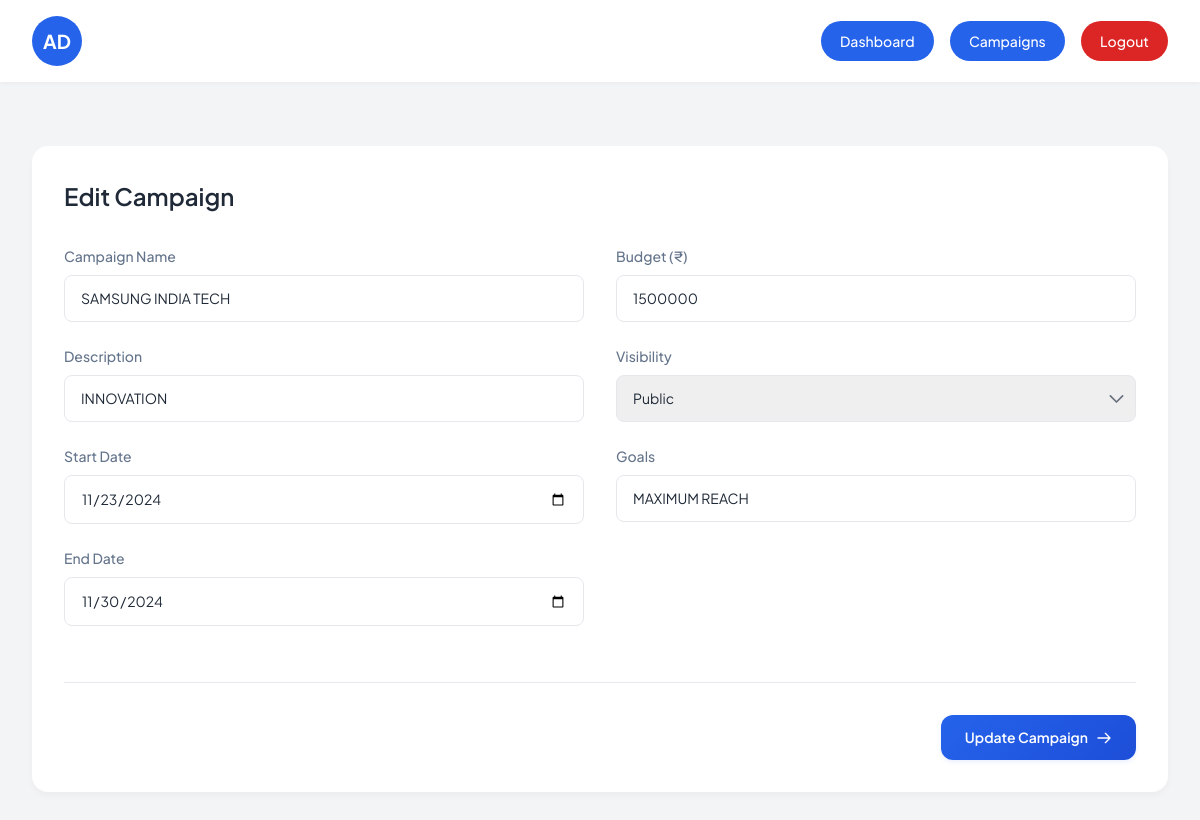
The page /sponsor/editCampaign/1 (signed in) on the database its author committed.
### Collabify/models.py (models this page shows)
class Campaign(db.Model):
    __tablename__ = "campaign"
    id = db.Column(db.Integer, primary_key=True)
    name = db.Column(db.String(40), nullable=False)
    description = db.Column(db.Text, nullable=False)
    start_date = db.Column(db.Date, nullable=False)
    end_date = db.Column(db.Date, nullable=False)
    budget = db.Column(db.Integer, nullable=False)
    visibility = db.Column(db.String(10), nullable=False)  # 'public' or 'private'
    goals = db.Column(db.Text, nullable=False)
    niche = db.Column(db.String(40), nullable=False)
    status = db.Column(db.String(20), nullable=False, default="Incomplete")
    flagged = db.Column(db.Boolean, default=False)
    user_id = db.Column(db.Integer, db.ForeignKey("user.id"), nullable=False)
    ad_requests = db.relationship(
        "AdRequest", backref="campaign", cascade="all, delete-orphan"
    )
    campaign_requests = db.relationship(
        "campaignRequest", backref="campaign", cascade="all, delete-orphan"
    )

### Collabify/sponsor.py (the view, shortened to what this page needs)
@sponsor.route("/editCampaign/<int:campaign_id>", methods=["GET", "POST"])
@role_required("Sponsor")
@login_required
def editCampaign(campaign_id):
    campaign = Campaign.query.get_or_404(campaign_id)
    if campaign.user_id != current_user.id:
        flash("You do not have permission to edit this campaign.", category="error")
        return redirect(url_for("sponsor.viewCampaigns"))
    return render_template("Sponsor/editCampaign.html", campaign=campaign)

### Collabify/views.py (called while the page is built)
def role_required(role):
    def decorator(f):
        @wraps(f)
        def decorated_function(*args, **kwargs):
            if current_user.role != role:
                abort(403)
            return f(*args, **kwargs)
        return decorated_function
    return decorator

### Collabify/templates/Sponsor/editCampaign.html (shortened to what this page needs)
{% extends "base.html" %}
{% block content %}
<nav class="top-nav">
  <div class="brand">
    <div class="brand-logo">AD</div>
  </div>
  <div class="nav-actions">
    <a href="{{ url_for('sponsor.dashboard') }}" class="nav-btn primary-btn">Dashboard</a>
    <a href="{{ url_for('sponsor.viewCampaigns') }}" class="nav-btn primary-btn">Campaigns</a>
    <a href="{{ url_for('views.logout') }}" class="nav-btn danger-btn">Logout</a>
  </div>
</nav>
<div class="container">
  <div class="form-card">
    <div class="form-header">
      <h1>Edit Campaign</h1>
    </div>
    <form method="POST">
      <div class="form-grid">
        <div class="form-column">
          <div class="form-group">
            <label class="form-label" for="name">Campaign Name</label>
            <input type="text" class="form-input" id="name" name="name" value="{{ campaign.name }}" required>
          </div>
          <div class="form-group">
            <label class="form-label" for="description">Description</label>
            <input class="form-input" id="description" name="description" value="{{ campaign.description }}" required>
          </div>
          <div class="form-group">
            <label class="form-label" for="start_date">Start Date</label>
            <input type="date" class="form-input" id="start_date" name="start_date" value="{{ campaign.start_date.strftime('%Y-%m-%d') }}" required>
          </div>
          <div class="form-group">
            <label class="form-label" for="end_date">End Date</label>
            <input type="date" class="form-input" id="end_date" name="end_date" value="{{ campaign.end_date.strftime('%Y-%m-%d') }}" required>
          </div>
        </div>
        <div class="form-column">
          <div class="form-group">
            <label class="form-label" for="budget">Budget (₹)</label>
            <input type="number" class="form-input" id="budget" name="budget" value="{{ campaign.budget }}" required step="1">
          </div>
          <div class="form-group">
            <label class="form-label" for="visibility">Visibility</label>
            <select class="form-input" id="visibility" name="visibility" required>
              <option value="public" {% if campaign.visibility == 'public' %} selected {% endif %}>Public</option>
            </select>
          </div>
          <div class="form-group">
            <label class="form-label" for="goals">Goals</label>
            <input class="form-input" id="goals" name="goals" value="{{ campaign.goals }}" required>
          </div>
        </div>
      </div>
      <div class="submit-wrapper">
        <button type="submit" class="submit-btn">
          Update Campaign
          <svg xmlns="http://www.w3.org/2000/svg" fill="none" viewBox="0 0 24 24" stroke="currentColor">
            <path stroke-linecap="round" stroke-linejoin="round" stroke-width="2" d="M14 5l7 7m0 0l-7 7m7-7H3" />
          </svg>
        </button>
      </div>
    </form>
  </div>
</div>
{% endblock %}

### Collabify/static/css/main.css (style rules this page uses)
html, :host { line-height: 1.5; -webkit-text-size-adjust: 100%; -moz-tab-size: 4; -o-tab-size: 4; tab-size: 4; font-family: ui-sans-serif, system-ui, sans-serif, "Apple Color Emoji", "Segoe UI Emoji", "Segoe UI Symbol", "Noto Color Emoji"; font-feature-settings: normal; font-variation-settings: normal; -webkit-tap-highlight-color: transparent; }
body { margin: 0; line-height: inherit; }
h1, h2, h3, h4, h5, h6 { font-size: inherit; font-weight: inherit; }
a { color: inherit; text-decoration: inherit; }
button, input, optgroup, select, textarea { font-family: inherit; font-feature-settings: inherit; font-variation-settings: inherit; font-size: 100%; font-weight: inherit; line-height: inherit; letter-spacing: inherit; color: inherit; margin: 0; padding: 0; }
button, select { text-transform: none; }
button, input:where([type='button']), input:where([type='reset']), input:where([type='submit']) { -webkit-appearance: button; background-color: transparent; background-image: none; }
blockquote, dl, dd, h1, h2, h3, h4, h5, h6, hr, figure, p, pre { margin: 0; }
input::placeholder, textarea::placeholder { opacity: 1; color: #9ca3af; }
button, [role="button"] { cursor: pointer; }
img, svg, video, canvas, audio, iframe, embed, object { display: block; vertical-align: middle; }
.container { width: 100%; }
@media (min-width: 640px) { .container { max-width: 640px; } }
@media (min-width: 768px) { .container { max-width: 768px; } }
@media (min-width: 1024px) { .container { max-width: 1024px; } }
* { margin: 0; padding: 0; }

### Collabify/static/src/input.css (style rules this page uses)
* { margin: 0; padding: 0; }

### Collabify/templates/Sponsor/editCampaign.html (style rules this page uses)
* { margin: 0; padding: 0; box-sizing: border-box; }
body { font-family: 'Plus Jakarta Sans', sans-serif; background-color: #f3f4f6; color: #1f2937; }
.top-nav { background: white; padding: 1rem 2rem; display: flex; justify-content: space-between; align-items: center; box-shadow: 0 2px 4px rgba(0,0,0,0.03); position: sticky; top: 0; z-index: 100; animation: slideDown 0.5s ease-out; }
.brand { display: flex; align-items: center; gap: 1rem; }
.brand-logo { background: #2563eb; color: white; width: 50px; height: 50px; border-radius: 50%; display: flex; align-items: center; justify-content: center; font-weight: 700; font-size: 1.2rem; }
.nav-actions { display: flex; gap: 1rem; }
.nav-btn { padding: 0.6rem 1.2rem; border-radius: 9999px; border: none; font-weight: 500; font-size: 0.875rem; cursor: pointer; transition: all 0.3s ease; text-decoration: none; }
.primary-btn { background: #2563eb; color: white; }
.danger-btn { background: #dc2626; color: white; }
.container { max-width: 1200px; margin: 0 auto; padding: 2rem; }
.form-card { background: white; border-radius: 1rem; padding: 2rem; box-shadow: 0 4px 6px rgba(0,0,0,0.03); margin-top: 2rem; animation: fadeIn 0.5s ease-out; }
.form-header { margin-bottom: 2rem; display: flex; justify-content: space-between; align-items: center; }
.form-header h1 { font-size: 1.5rem; font-weight: 600; color: #1f2937; }
.form-grid { display: grid; grid-template-columns: repeat(2, 1fr); gap: 2rem; }
.form-group { margin-bottom: 1.5rem; }
.form-label { display: block; font-size: 0.875rem; font-weight: 500; color: #64748b; margin-bottom: 0.5rem; }
.form-input { width: 100%; padding: 0.75rem 1rem; border: 1px solid #e5e7eb; border-radius: 0.5rem; font-size: 0.875rem; transition: all 0.3s ease; font-family: 'Plus Jakarta Sans', sans-serif; }
select.form-input { background-position: right 0.5rem center; background-repeat: no-repeat; background-size: 1.5em 1.5em; padding-right: 2.5rem; -webkit-appearance: none; -moz-appearance: none; appearance: none; }
.submit-wrapper { display: flex; justify-content: flex-end; margin-top: 2rem; padding-top: 2rem; border-top: 1px solid #e5e7eb; }
.submit-btn { display: inline-flex; align-items: center; gap: 0.5rem; background: linear-gradient(135deg, #2563eb, #1d4ed8); color: white; padding: 0.75rem 1.5rem; border-radius: 0.75rem; border: none; font-weight: 600; font-size: 0.875rem; cursor: pointer; transition: all 0.3s ease; box-shadow: 0 2px 4px rgba(37, 99, 235, 0.1); }
.submit-btn svg { width: 16px; height: 16px; }

### rows shown on the page
Campaign: name "SAMSUNG INDIA TECH", description "INNOVATION", start_date "11/23/2024", end_date "11/30/2024", budget "1500000", visibility "Public", goals "MAXIMUM REACH"
